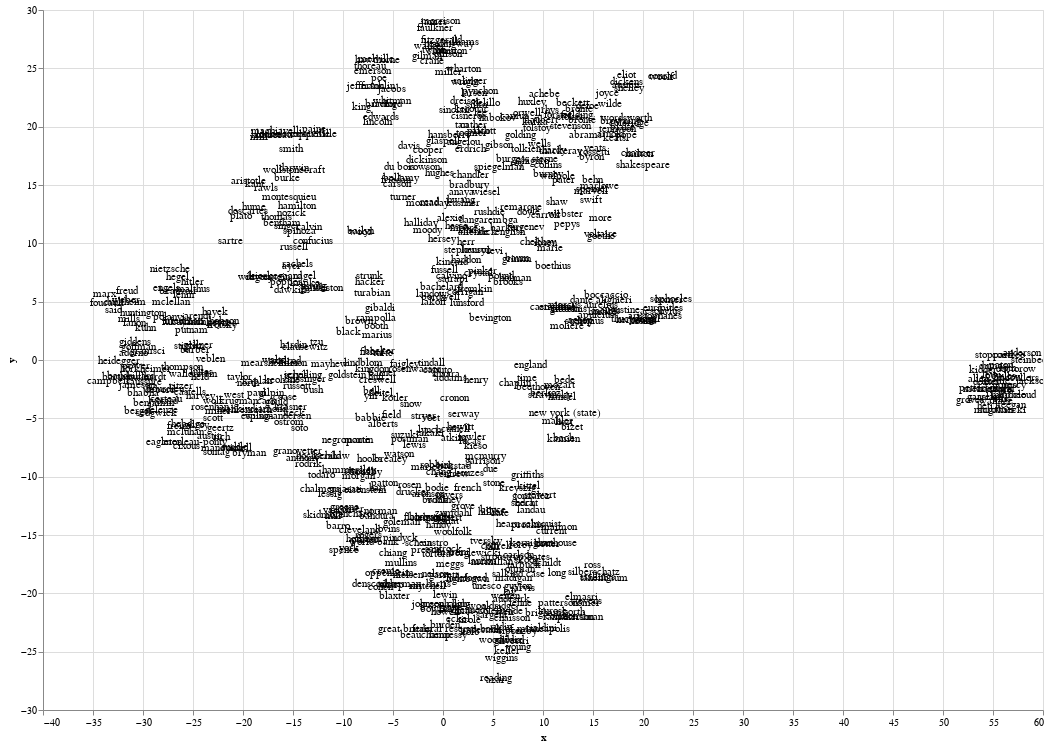

Notebook code cell kept with this figure:
### Code cell
chart.interactive()

### Figure 1 — Vega-Lite specification as saved in the notebook (floating-point values rounded to 4 significant figures; data arrays with more than 128 entries replaced by an {"elided": "..."} marker saying what was removed)
{"$schema": "https://vega.github.io/schema/vega-lite/v2.4.3.json", "config": {"view": {"height": 300, "width": 400}}, "data": {"values": {"elided": "642 records"}}, "encoding": {"text": {"field": "surname", "type": "nominal"}, "x": {"field": "x", "type": "quantitative"}, "y": {"field": "y", "type": "quantitative"}}, "height": 700, "mark": "text", "selection": {"selector020": {"bind": "scales", "encodings": ["x", "y"], "mark": {"fill": "#333", "fillOpacity": 0.125, "stroke": "white"}, "on": "[mousedown, window:mouseup] > window:mousemove!", "resolve": "global", "translate": "[mousedown, window:mouseup] > window:mousemove!", "type": "interval", "zoom": "wheel!"}}, "width": 1000}
